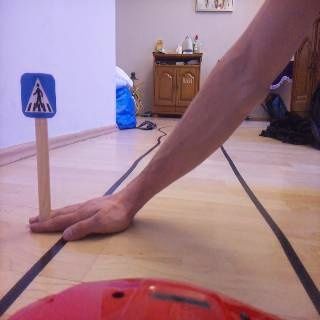
#> input picture src/perception/object_classi/kep.jpg, 320 x 320 px
$ python -i lane_finding.py   (imports and definitions only)
#> lines starting #> are read from the running program, lines starting #| are printed output that depends on the picture; after the words box and inside, x2 and y2 are one past the last pixel; in counts of white or black regions, pixels touching at a corner belong together
import cv2
import numpy as np

def denoise_frame(frame):
    kernel = np.ones((3,3), np.float32) / 9
    denoised = cv2.filter2D(frame, -1, kernel)
    return denoised

def apply_Canny(frame):
    #frame = denoise_frame(frame)
    grayscaled =  cv2.cvtColor(frame, cv2.COLOR_BGR2GRAY)
    canny_edges = cv2.Canny(grayscaled, 50, 150)
    return canny_edges

def region_of_interest(frame):
    #edges = apply_Canny(frame)
    height, width = frame.shape
    #print(f"HEIGHT {height}\nWIDHT {width}")
    mask = np.zeros_like(frame)

    # [[65, 283],  -> COORDS FOR THE CAR BFMC
    # [135, 169],
    # [230, 169],
    # [320, 278]]

    # polygon = np.array([[
    #     (25, 283),              # Bottom-left point
    #     (105,  169),   # Top-left point
    #     (230, 169),    # Top-right point
    #     (320, 278),              # Bottom-right point
    #     ]], np.int32)
    # cv2.fillPoly(mask, polygon, 255)

    polygon = np.array([[
        (0, int(height*0.9)),              # Bottom-left point
        (int(width*0.30),  int(height*0.55)),   # Top-left point
        (int(width*0.70), int(height*0.55)),    # Top-right point
        (int(width), int(height*0.9)),              # Bottom-right point
    ]], np.int32)
    cv2.fillPoly(mask, polygon, 255)

    #print(frame.size, mask.size)

    cropped_edges = cv2.bitwise_and(frame, mask)

    return cropped_edges


def warp_perspective(frame):
    height, width = frame.shape
    # Offset for frame ratio saving
    offset = 0

    # # Perspective points to be warped
    # source_points = np.float32([[105, 169],     # Top-left point
    #                   [230, 169],               # Top-right point
    #                   [25, 283],                # Bottom-left point
    #                   [320, 278]])              # Bottom-right point

    # # Window to be shown
    # destination_points = np.float32([[25, 0],   # Top-left point
    #                   [320, 0],                 # Top-right point
    #                   [25, 320],                # Bottom-left point
    #                   [320, 320]])              # Bottom-right point

    source_points = np.float32([[int(width*0.35), int(height*0.45)], # Top-left point
                      [int(width*0.65), int(height*0.45)],           # Top-right point
                      [0, int(height*0.9)],                     # Bottom-left point
                      [int(width), int(height*0.9)]])                    # Bottom-right point

    destination_points = np.float32([
        [offset, 0],                             # Top-left point
        [width-2*offset, 0],                     # Top-right point
        [offset, height],                        # Bottom-left point
        [width-2*offset, height]])               # Bottom-right point

    # Matrix to warp the image for skyview window
    matrix = cv2.getPerspectiveTransform(source_points, destination_points)

    # Final warping perspective
    skyview = cv2.warpPerspective(frame, matrix, (width, height))

    return skyview    # Return skyview frame


def histogram(frame):
    histogram = np.sum(frame, axis=0)

    midpoint = int(histogram.shape[0]/2)

    # Compute the left max pixels
    left_x_base = np.argmax(histogram[:midpoint])

    # Compute the right max pixels
    right_x_base = np.argmax(histogram[midpoint:]) + midpoint

    return left_x_base, right_x_base    # Return left_x and right_x bases

def detect_lines(frame):
    # Find lines on the frame using Hough Lines Polar
    line_segments = cv2.HoughLinesP(frame, 1, np.pi/180 , 20,
                                    np.array([]), minLineLength=40, maxLineGap=150)
    return line_segments    # Return line segment on road


def optimize_lines(frame, lines):
    height, width, _ = frame.shape  # Take frame size

    if lines is not None:   # If there no lines we take line in memory
        # Initializing variables for line distinguishing
        lane_lines = [] # For both lines
        left_fit = []   # For left line
        right_fit = []  # For right line

        for line in lines:  # Access each line in lines scope
            x1, y1, x2, y2 = line.reshape(4)    # Unpack actual line by coordinates

            parameters = np.polyfit((x1, x2), (y1, y2), 1)  # Take parameters from points gained
            slope = parameters[0]       # First parameter in the list parameters is slope
            intercept = parameters[1]   # Second is intercept

            horiz_slope = 0.15

            if slope < -horiz_slope:   # Here we check the slope of the lines
                left_fit.append((slope, intercept))
            elif slope > horiz_slope:
                right_fit.append((slope, intercept))

        if len(left_fit) > 0:       # Here we ckeck whether fit for the left line is valid
            left_fit_average = np.average(left_fit, axis=0)     # Averaging fits for the left line
            lane_lines.append(map_coordinates(frame, left_fit_average)) # Add result of mapped points to the list lane_lines
        else:
            lane_lines.append(None)

        if len(right_fit) > 0:       # Here we ckeck whether fit for the right line is valid
            right_fit_average = np.average(right_fit, axis=0)   # Averaging fits for the right line
            lane_lines.append(map_coordinates(frame, right_fit_average))    # Add result of mapped points to the list lane_lines
        else:
            lane_lines.append(None)
    else:
        return [None, None]

    return lane_lines       # Return actual detected and optimized line

def map_coordinates(frame, parameters):
    height, width, _ = frame.shape  # Take frame size
    slope, intercept = parameters   # Unpack slope and intercept from the given parameters

    if abs(slope) < 0.1:      # Check whether the slope is 0
        slope = 0.1     # handle it for reducing Divisiob by Zero error

    y1 = height             # Point bottom of the frame
    y2 = int(height*0.72)  # Make point from middle of the frame down
    x1 = int((y1 - intercept) / slope)  # Calculate x1 by the formula (y-intercept)/slope
    x2 = int((y2 - intercept) / slope)  # Calculate x2 by the formula (y-intercept)/slope

    return [[x1, y1, x2, y2]]   # Return point as array

def display_lines(frame, lines):
    mask = np.zeros_like(frame)

    if lines is not None:                   # Check if there is a existing line
        for line in lines:                  # Iterate through lines list
            for x1, y1, x2, y2 in line:     # Unpack line by coordinates
                cv2.line(mask, (x1, y1), (x2, y2), (0, 255, 0), 2)    # Draw the line on the created mask

    frame = cv2.addWeighted(frame, 0.8, mask, 1, 1)

    return frame    # Return frame with displayed lines

def get_floating_center(frame, lane_lines):
    height, width, _ = frame.shape # Take frame size

    if len(lane_lines) == 2:    # Here we check if there is 2 lines detected
        left_x1, ly1, left_x2, ly2 = lane_lines[0][0]   # Unpacking left line
        right_x1, ry1, right_x2, ry2 = lane_lines[1][0] # Unpacking right line

        low_mid = (right_x1 + left_x1) / 2  # Calculate the relative position of the lower middle point
        up_mid = (right_x2 + left_x2) / 2

        ly = (ry1 + ly1) / 2
        uy = (ry2 + ly2) / 2

        cv2.line(frame, (int(low_mid), int(ly)), (int(up_mid), int(uy)), (255, 0, 0), 2)

    else:       # Handling undetected lines
        up_mid = int(width*1.9)
        low_mid = int(width*1.9)


    return up_mid, low_mid       # Return shifting points

def add_text(frame, image_center, left_x_base, right_x_base):
    print("left base:", left_x_base)
    print("right base:", right_x_base)
    print("image_center:", image_center)


    lane_center = left_x_base + (right_x_base - left_x_base) / 2 # Find lane center between two lines

    deviation = image_center - lane_center    # Find the deviation

    if deviation > 160:         # Prediction turn according to the deviation
        text = "Smooth Left"
    elif deviation < 40 or deviation > 150 and deviation <= 160:
        text = "Smooth Right"
    elif deviation >= 40 and deviation <= 150:
        text = "Straight"

    cv2.putText(frame, "DIRECTION: " + text, (20, 20), cv2.FONT_HERSHEY_DUPLEX, 0.5, (255, 0, 0), 2, cv2.LINE_AA) # Draw direction

    return deviation, frame    # Retrun frame with the direction on it

def process_frame(frame):
    edges = apply_Canny(frame)

    denoised_frame = denoise_frame(frame)   # Denoise frame from artifacts

    canny_edges = apply_Canny(denoised_frame)  # Find edges on the frame

    roi_frame = region_of_interest(canny_edges)   # Draw region of interest

    warped_frame = warp_perspective(canny_edges)    # Warp the original frame, make it skyview

    # cv2.imshow('out', warped_frame)
    # cv2.waitKey()

    left_x_base, right_x_base = histogram(warped_frame)         # Take x bases for two lines
    lines = detect_lines(roi_frame)                 # Detect lane lines on the frame
    lane_lines = optimize_lines(frame, lines)       # Optimize detected line
    # print("lane_lines:")
    # print(lane_lines)

    if lane_lines == [None, None]:
        return 0, frame
    elif lane_lines[0] == None: # nincs bal
        return -700, frame
    elif lane_lines[1] == None: # nincs jobb
        return 700, frame


    lane_lines_image = display_lines(frame, lane_lines) # Display solid and optimized lines

    up_center, low_center = get_floating_center(frame, lane_lines) # Calculate the center between two lines

    # [8 lines of commented-out code are left out]

    deviation, final_frame = add_text(lane_lines_image, low_center, left_x_base, right_x_base) # Predict and draw turn

    return deviation, final_frame  # Return final frame

# [4 lines of commented-out code are left out]

>>> import cv2
>>> picture = cv2.imread('kep.jpg')
#> picture is the input picture: shape (320, 320, 3); mean B, G, R 139.6, 126.3, 159.9
>>> result = process_frame(picture)
#> in apply_Canny, `grayscaled =  cv2.cvtColor(frame, cv2.COLOR_BGR2GRAY)`:
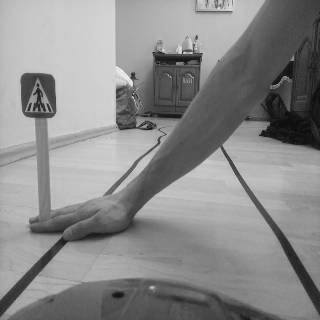
#> grayscaled: shape (320, 320); min 5, max 244, mean 137.8
#> in apply_Canny, `canny_edges = cv2.Canny(grayscaled, 50, 150)`:
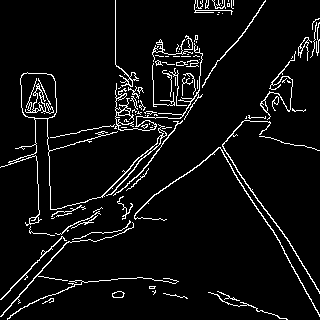
#> canny_edges: shape (320, 320); 5.8% white in thin lines or dots
#> in apply_Canny (call 2), `canny_edges = cv2.Canny(grayscaled, 50, 150)`: canny_edges: shape (320, 320); 4.5% white in thin lines or dots
#> in region_of_interest, `cv2.fillPoly(mask, polygon, 255)`:
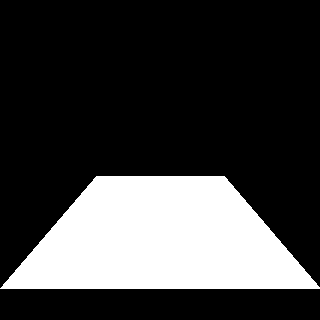
#> mask: shape (320, 320); 24.8% white; 1 white region, box (x1, y1, x2, y2) and area: (0, 176, 320, 289) 25416
#> in region_of_interest, `cropped_edges = cv2.bitwise_and(frame, mask)`: cropped_edges: shape (320, 320); 0.95% white in thin lines or dots, all inside (x1, y1, x2, y2) = (10, 176, 318, 289)
#> in warp_perspective, `skyview = cv2.warpPerspective(frame, matrix, (width, height))`:
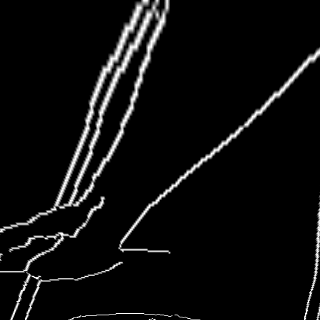
#> skyview: shape (320, 320); min 0, max 255, mean 13.6
#> in histogram, `histogram = np.sum(frame, axis=0)`: histogram = 320 values, max 13396 at index 136, min 598 at index 243, mean 4367.1
#> in histogram, `left_x_base = np.argmax(histogram[:midpoint])`: left_x_base = 136
#> in histogram, `right_x_base = np.argmax(histogram[midpoint:]) + midpoint`: right_x_base = 318
#> in process_frame, `left_x_base, right_x_base = histogram(warped_frame)`: left_x_base = 136; right_x_base = 318
#> in detect_lines, `line_segments = cv2.HoughLinesP(frame, 1, np.pi/180 , 20, np.array([])..`: line_segments = 17 rows, first 6: [10, 288, 122, 176], [26, 286, 128, 176], [12, 287, 293, 267], [34, 263, 121, 176], [65, 240, 136, 176], [62, 246, 127, 176]
#> in process_frame, `lines = detect_lines(roi_frame)`: lines has the same summary as line_segments in detect_lines
#> the loop in optimize_lines, `for line in lines:` made 17 passes
#> (x1, y1, x2, y2, slope, intercept) on passes 1 to 12: (10, 288, 122, 176, -1, 298), (26, 286, 128, 176, -1.08, 314), (12, 287, 293, 267, -0.0712, 287.9), (34, 263, 121, 176, -1, 297), (65, 240, 136, 176, -0.901, 298.6), (62, 246, 127, 176, -1.08, 312.8), (278, 239, 301, 284, 1.96, -304.9), (113, 236, 156, 193, -1, 349), (68, 216, 165, 219, 0.0309, 213.9), (25, 288, 118, 191, -1.04, 314.1), (58, 234, 129, 193, -0.577, 267.5), (94, 241, 181, 176, -0.747, 311.2)
#> after the loop in optimize_lines, `for line in lines:`: left_fit = [(-1, 298), (-1.08, 314), (-1, 297), (-0.901, 298.6), (-1.08, 312.8), (-1, 349), (-1.04, 314.1), (-0.577, 267.5), (-0.747, 311.2), (-0.271, 223.5), (-0.683, 281.9)]; right_fit = [(1.96, -304.9), (1.96, -305.9)]
#> in optimize_lines, `left_fit_average = np.average(left_fit, axis=0)`: left_fit_average = [-0.853, 297.1]
#> in map_coordinates, `slope, intercept = parameters`: slope = -0.853; intercept = 297.1
#> in map_coordinates, `x1 = int((y1 - intercept) / slope)`: x1 = -26
#> in map_coordinates, `x2 = int((y2 - intercept) / slope)`: x2 = 78
#> in optimize_lines, `right_fit_average = np.average(right_fit, axis=0)`: right_fit_average = [1.96, -305.4]
#> in process_frame, `lane_lines = optimize_lines(frame, lines)`: lane_lines = [[[-26, 320, 78, 230]], [[319, 320, 273, 230]]]
#> the loop in display_lines, `for line in lines:` made 2 passes
#> in display_lines, `frame = cv2.addWeighted(frame, 0.8, mask, 1, 1)`:
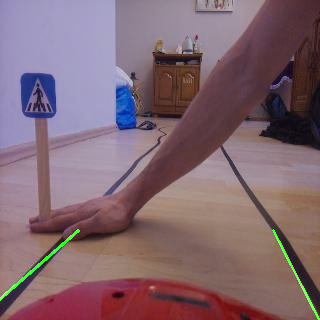
#> frame: shape (320, 320, 3); mean of channels 0, 1, 2 112.7, 103.1, 128.9; drawn as B, G, R
#> in get_floating_center, `left_x1, ly1, left_x2, ly2 = lane_lines[0][0]`: left_x1 = -26; ly1 = 320; left_x2 = 78; ly2 = 230
#> in get_floating_center, `right_x1, ry1, right_x2, ry2 = lane_lines[1][0]`: right_x1 = 319; ry1 = 320; right_x2 = 273; ry2 = 230
#> in get_floating_center, `low_mid = (right_x1 + left_x1) / 2`: low_mid = 146.5
#> in get_floating_center, `up_mid = (right_x2 + left_x2) / 2`: up_mid = 175.5
#> in get_floating_center, `ly = (ry1 + ly1) / 2`: ly = 320
#> in get_floating_center, `uy = (ry2 + ly2) / 2`: uy = 230
#> in get_floating_center, `cv2.line(frame, (int(low_mid), int(ly)), (int(up_mid), int(uy)), (255,..`:
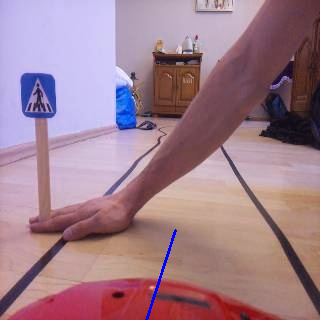
#> frame: shape (320, 320, 3); 0.26% of pixels changed, all inside (x1, y1, x2, y2) = (145, 229, 177, 320)
#> in process_frame, `up_center, low_center = get_floating_center(frame, lane_lines)`: up_center = 175.5; low_center = 146.5
#| left base: 136
#| right base: 318
#| image_center: 146.5
#> in add_text, `lane_center = left_x_base + (right_x_base - left_x_base) / 2`: lane_center = 227
#> in add_text, `deviation = image_center - lane_center`: deviation = -80.5
#> in add_text, `cv2.putText(frame, "DIRECTION: " + text, (20, 20), cv2.FONT_HERSHEY_DU..`:
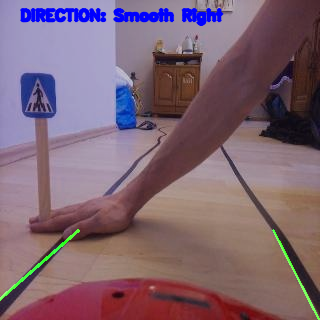
#> frame: shape (320, 320, 3); mean of channels 0, 1, 2 114.3, 100.3, 125.9; drawn as B, G, R
